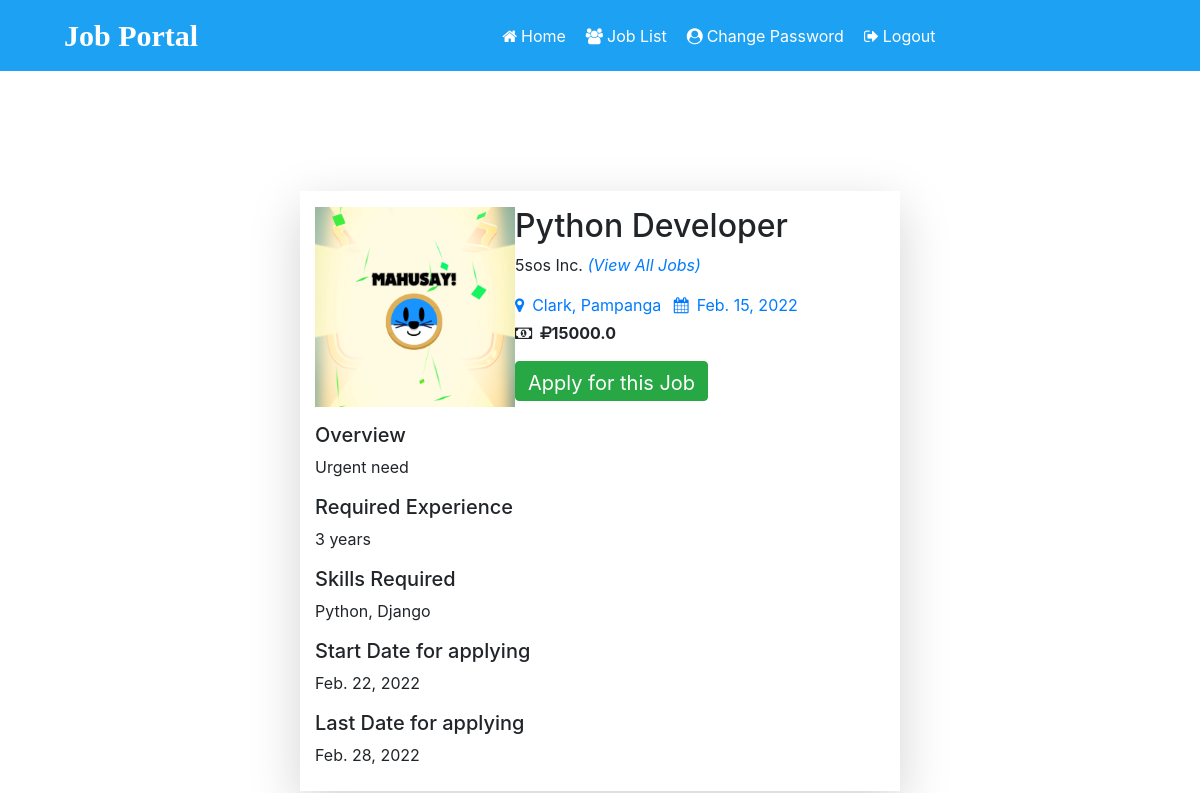
The app's page /job_detail/2 with its own data.
### job/models.py (models this page shows, shortened)
class Job(models.Model):
    recruiter = models.ForeignKey(Recruiter, on_delete=models.CASCADE)
    start_date = models.DateField()
    end_date = models.DateField()
    title = models.CharField(max_length=100)
    salary = models.FloatField(max_length=20)
    image = models.FileField()
    description = models.CharField(max_length=300)
    experience = models.CharField(max_length=50)
    location = models.CharField(max_length=100)
    skills = models.CharField(max_length=100)
    creationdate = models.DateField()

class Recruiter(models.Model):
    user = models.ForeignKey(User, on_delete=models.CASCADE)
    mobile = models.CharField(max_length=15, null=True)
    image = models.FileField(null=True)
    gender = models.CharField(max_length=10, null=True)
    company= models.CharField(max_length=100, null=True)
    type = models.CharField(max_length=15, null=True)
    status = models.CharField(max_length=20, null=True)

### job/views.py (the view)
# urls.py: path('job_detail/<int:pid>', job_detail, name="job_detail"),
def job_detail(request, pid):
    job = Job.objects.get(id=pid)
    d = {'job': job}
    return render(request, 'job_detail.html', d)

### job/templates/job_detail.html (shortened to what this page needs)
{% load static %}
{% block body %}
{% include 'user_navigation.html' %}
<body>
    <div class="container shadow-lg col-lg-6 py-2 mb-2" style="margin: max(15vh, 4rem) auto;">
    <div class="row" style="margin-top: 0.5rem">
        <div class="col-md-4">
            <img src="{{job.image.url}}" style="width: 200px; height: 200px; object-fit: cover;">
        </div>
        <div class="col-md-8">
            <h2>{{job.title}}</h2>
            <p>{{job.recruiter.company}} <em><a href="{% url 'user_latestjobs' %}">(View All Jobs)</a></em></p>
            <a href="#" class="mr-2"><i class="fa fa-map-marker mr-2"></i>{{job.location}}</a>
            <a href="#"><i class="fa fa-calendar mr-2"></i>{{job.creationdate}}</a>
            <br>
            <strong><i class="fa fa-money mr-2 mt-2"></i><i class="fa fa-rouble"></i>{{job.salary}}</strong>
            <div class="mt-8">
                <a href="{% url 'applyforjob' job.id %}" class="btn btn-success" style="height: 40px; font-size: 20px; margin-top: 1rem;">Apply for this Job</a>
            </div>
        </div>
    </div>
    <div class="mt-3">
        <h5>Overview</h5>
        <p>{{job.description}}</p>
        <h5>Required Experience</h5>
        <p>{{job.experience}} years</p>
        <h5>Skills Required</h5>
        <p>{{job.skills}}</p>
        <h5>Start Date for applying</h5>
        <p>{{job.start_date}}</p>
        <h5>Last Date for applying</h5>
        <p>{{job.end_date}}</p>
    </div>
</div>
</body>
{% endblock %}

### records on screen
Job: image (picture), title "Python Developer", recruiter.company "5sos Inc.", location "Clark, Pampanga", creationdate "Feb. 15, 2022", salary "15000.0", description "Urgent need", experience "3", skills "Python, Django", start_date "Feb. 22, 2022", end_date "Feb. 28, 2022"
